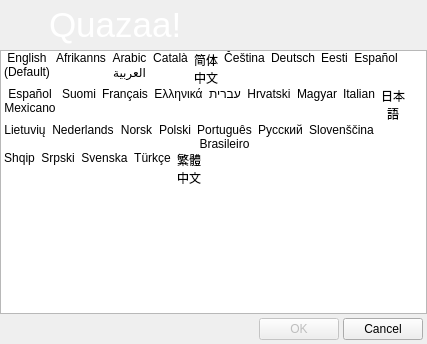
<?xml version="1.0" encoding="UTF-8"?>
<ui version="4.0">
 <class>DialogLanguage</class>
 <widget class="QDialog" name="DialogLanguage">
  <property name="windowModality">
   <enum>Qt::ApplicationModal</enum>
  </property>
  <property name="geometry">
   <rect>
    <x>0</x>
    <y>0</y>
    <width>427</width>
    <height>344</height>
   </rect>
  </property>
  <property name="minimumSize">
   <size>
    <width>427</width>
    <height>344</height>
   </size>
  </property>
  <property name="maximumSize">
   <size>
    <width>427</width>
    <height>344</height>
   </size>
  </property>
  <property name="windowTitle">
   <string>Select Language</string>
  </property>
  <property name="windowIcon">
   <iconset resource="Resource.qrc">
    <normaloff>:/Resource/Generic/Language.png</normaloff>:/Resource/Generic/Language.png</iconset>
  </property>
  <property name="autoFillBackground">
   <bool>true</bool>
  </property>
  <property name="modal">
   <bool>true</bool>
  </property>
  <layout class="QGridLayout" name="gridLayout_2">
   <property name="margin">
    <number>0</number>
   </property>
   <property name="spacing">
    <number>0</number>
   </property>
   <item row="0" column="0">
    <widget class="QFrame" name="frameCommonHeader">
     <property name="minimumSize">
      <size>
       <width>0</width>
       <height>50</height>
      </size>
     </property>
     <property name="maximumSize">
      <size>
       <width>16777215</width>
       <height>50</height>
      </size>
     </property>
     <property name="styleSheet">
      <string notr="true">background-image: url(:/Resource/HeaderBackground.png);</string>
     </property>
     <property name="frameShape">
      <enum>QFrame::NoFrame</enum>
     </property>
     <property name="frameShadow">
      <enum>QFrame::Raised</enum>
     </property>
     <layout class="QGridLayout" name="gridLayout_23">
      <property name="margin">
       <number>1</number>
      </property>
      <property name="spacing">
       <number>0</number>
      </property>
      <item row="0" column="0">
       <widget class="QLabel" name="labelLogo">
        <property name="minimumSize">
         <size>
          <width>48</width>
          <height>48</height>
         </size>
        </property>
        <property name="maximumSize">
         <size>
          <width>48</width>
          <height>48</height>
         </size>
        </property>
        <property name="styleSheet">
         <string notr="true">background-color: transparent;</string>
        </property>
        <property name="text">
         <string/>
        </property>
        <property name="pixmap">
         <pixmap resource="Resource.qrc">:/Resource/Quazaa48.png</pixmap>
        </property>
        <property name="scaledContents">
         <bool>true</bool>
        </property>
       </widget>
      </item>
      <item row="0" column="1">
       <widget class="QLabel" name="labelHeadertext">
        <property name="sizePolicy">
         <sizepolicy hsizetype="MinimumExpanding" vsizetype="Preferred">
          <horstretch>0</horstretch>
          <verstretch>0</verstretch>
         </sizepolicy>
        </property>
        <property name="styleSheet">
         <string notr="true">color: rgb(255, 255, 255);</string>
        </property>
        <property name="text">
         <string>&lt;!DOCTYPE HTML PUBLIC &quot;-//W3C//DTD HTML 4.0//EN&quot; &quot;http://www.w3.org/TR/REC-html40/strict.dtd&quot;&gt;
&lt;html&gt;&lt;head&gt;&lt;meta name=&quot;qrichtext&quot; content=&quot;1&quot; /&gt;&lt;style type=&quot;text/css&quot;&gt;
p, li { white-space: pre-wrap; }
&lt;/style&gt;&lt;/head&gt;&lt;body style=&quot; font-family:'MS Shell Dlg 2'; font-size:8.25pt; font-weight:400; font-style:normal;&quot;&gt;
&lt;p style=&quot; margin-top:0px; margin-bottom:0px; margin-left:0px; margin-right:0px; -qt-block-indent:0; text-indent:0px;&quot;&gt;&lt;span style=&quot; font-size:26pt;&quot;&gt;Quazaa!&lt;/span&gt;&lt;/p&gt;&lt;/body&gt;&lt;/html&gt;</string>
        </property>
       </widget>
      </item>
     </layout>
    </widget>
   </item>
   <item row="1" column="0">
    <widget class="QListWidget" name="listWidgetLanguages">
     <property name="viewMode">
      <enum>QListView::IconMode</enum>
     </property>
     <property name="wordWrap">
      <bool>true</bool>
     </property>
     <property name="currentRow">
      <number>-1</number>
     </property>
     <property name="sortingEnabled">
      <bool>false</bool>
     </property>
     <item>
      <property name="text">
       <string>English (Default)</string>
      </property>
      <property name="icon">
       <iconset resource="Resource.qrc">
        <normaloff>:/Resource/Languages/default-en.png</normaloff>:/Resource/Languages/default-en.png</iconset>
      </property>
     </item>
     <item>
      <property name="text">
       <string>Afrikanns</string>
      </property>
      <property name="icon">
       <iconset resource="Resource.qrc">
        <normaloff>:/Resource/Languages/default-af.png</normaloff>:/Resource/Languages/default-af.png</iconset>
      </property>
     </item>
     <item>
      <property name="text">
       <string>Arabic العربية</string>
      </property>
      <property name="icon">
       <iconset resource="Resource.qrc">
        <normaloff>:/Resource/Languages/default-ar.png</normaloff>:/Resource/Languages/default-ar.png</iconset>
      </property>
     </item>
     <item>
      <property name="text">
       <string>Català</string>
      </property>
      <property name="icon">
       <iconset resource="Resource.qrc">
        <normaloff>:/Resource/Languages/default-ca.png</normaloff>:/Resource/Languages/default-ca.png</iconset>
      </property>
     </item>
     <item>
      <property name="text">
       <string>简体中文</string>
      </property>
      <property name="icon">
       <iconset resource="Resource.qrc">
        <normaloff>:/Resource/Languages/default-chs.png</normaloff>:/Resource/Languages/default-chs.png</iconset>
      </property>
     </item>
     <item>
      <property name="text">
       <string>Čeština</string>
      </property>
      <property name="icon">
       <iconset resource="Resource.qrc">
        <normaloff>:/Resource/Languages/default-cz.png</normaloff>:/Resource/Languages/default-cz.png</iconset>
      </property>
     </item>
     <item>
      <property name="text">
       <string>Deutsch</string>
      </property>
      <property name="icon">
       <iconset resource="Resource.qrc">
        <normaloff>:/Resource/Languages/default-de.png</normaloff>:/Resource/Languages/default-de.png</iconset>
      </property>
     </item>
     <item>
      <property name="text">
       <string>Eesti</string>
      </property>
      <property name="icon">
       <iconset resource="Resource.qrc">
        <normaloff>:/Resource/Languages/default-ee.png</normaloff>:/Resource/Languages/default-ee.png</iconset>
      </property>
     </item>
     <item>
      <property name="text">
       <string>Español</string>
      </property>
      <property name="icon">
       <iconset resource="Resource.qrc">
        <normaloff>:/Resource/Languages/default-es.png</normaloff>:/Resource/Languages/default-es.png</iconset>
      </property>
     </item>
     <item>
      <property name="text">
       <string>Español Mexicano</string>
      </property>
      <property name="icon">
       <iconset resource="Resource.qrc">
        <normaloff>:/Resource/Languages/default-es-mx.png</normaloff>:/Resource/Languages/default-es-mx.png</iconset>
      </property>
     </item>
     <item>
      <property name="text">
       <string>Suomi</string>
      </property>
      <property name="icon">
       <iconset resource="Resource.qrc">
        <normaloff>:/Resource/Languages/default-fi.png</normaloff>:/Resource/Languages/default-fi.png</iconset>
      </property>
     </item>
     <item>
      <property name="text">
       <string>Français</string>
      </property>
      <property name="icon">
       <iconset resource="Resource.qrc">
        <normaloff>:/Resource/Languages/default-fr.png</normaloff>:/Resource/Languages/default-fr.png</iconset>
      </property>
     </item>
     <item>
      <property name="text">
       <string>Ελληνικά</string>
      </property>
      <property name="icon">
       <iconset resource="Resource.qrc">
        <normaloff>:/Resource/Languages/default-gr.png</normaloff>:/Resource/Languages/default-gr.png</iconset>
      </property>
     </item>
     <item>
      <property name="text">
       <string>עברית</string>
      </property>
      <property name="icon">
       <iconset resource="Resource.qrc">
        <normaloff>:/Resource/Languages/default-heb.png</normaloff>:/Resource/Languages/default-heb.png</iconset>
      </property>
     </item>
     <item>
      <property name="text">
       <string>Hrvatski</string>
      </property>
      <property name="icon">
       <iconset resource="Resource.qrc">
        <normaloff>:/Resource/Languages/default-sr.png</normaloff>:/Resource/Languages/default-sr.png</iconset>
      </property>
     </item>
     <item>
      <property name="text">
       <string>Magyar</string>
      </property>
      <property name="icon">
       <iconset resource="Resource.qrc">
        <normaloff>:/Resource/Languages/default-hu.png</normaloff>:/Resource/Languages/default-hu.png</iconset>
      </property>
     </item>
     <item>
      <property name="text">
       <string>Italian</string>
      </property>
      <property name="icon">
       <iconset resource="Resource.qrc">
        <normaloff>:/Resource/Languages/default-it.png</normaloff>:/Resource/Languages/default-it.png</iconset>
      </property>
     </item>
     <item>
      <property name="text">
       <string>日本語</string>
      </property>
      <property name="icon">
       <iconset resource="Resource.qrc">
        <normaloff>:/Resource/Languages/default-ja.png</normaloff>:/Resource/Languages/default-ja.png</iconset>
      </property>
     </item>
     <item>
      <property name="text">
       <string>Lietuvių</string>
      </property>
      <property name="icon">
       <iconset resource="Resource.qrc">
        <normaloff>:/Resource/Languages/default-lt.png</normaloff>:/Resource/Languages/default-lt.png</iconset>
      </property>
     </item>
     <item>
      <property name="text">
       <string>Nederlands</string>
      </property>
      <property name="icon">
       <iconset resource="Resource.qrc">
        <normaloff>:/Resource/Languages/default-nl.png</normaloff>:/Resource/Languages/default-nl.png</iconset>
      </property>
     </item>
     <item>
      <property name="text">
       <string>Norsk</string>
      </property>
      <property name="icon">
       <iconset resource="Resource.qrc">
        <normaloff>:/Resource/Languages/default-no.png</normaloff>:/Resource/Languages/default-no.png</iconset>
      </property>
     </item>
     <item>
      <property name="text">
       <string>Polski</string>
      </property>
      <property name="icon">
       <iconset resource="Resource.qrc">
        <normaloff>:/Resource/Languages/default-pl.png</normaloff>:/Resource/Languages/default-pl.png</iconset>
      </property>
     </item>
     <item>
      <property name="text">
       <string>Português Brasileiro</string>
      </property>
      <property name="icon">
       <iconset resource="Resource.qrc">
        <normaloff>:/Resource/Languages/default-pt-br.png</normaloff>:/Resource/Languages/default-pt-br.png</iconset>
      </property>
     </item>
     <item>
      <property name="text">
       <string>Pусский</string>
      </property>
      <property name="icon">
       <iconset resource="Resource.qrc">
        <normaloff>:/Resource/Languages/default-ru.png</normaloff>:/Resource/Languages/default-ru.png</iconset>
      </property>
     </item>
     <item>
      <property name="text">
       <string>Slovenščina</string>
      </property>
      <property name="icon">
       <iconset resource="Resource.qrc">
        <normaloff>:/Resource/Languages/default-sl-si.png</normaloff>:/Resource/Languages/default-sl-si.png</iconset>
      </property>
     </item>
     <item>
      <property name="text">
       <string>Shqip</string>
      </property>
      <property name="icon">
       <iconset resource="Resource.qrc">
        <normaloff>:/Resource/Languages/default-sq.png</normaloff>:/Resource/Languages/default-sq.png</iconset>
      </property>
     </item>
     <item>
      <property name="text">
       <string>Srpski</string>
      </property>
      <property name="icon">
       <iconset resource="Resource.qrc">
        <normaloff>:/Resource/Languages/default-hr.png</normaloff>:/Resource/Languages/default-hr.png</iconset>
      </property>
     </item>
     <item>
      <property name="text">
       <string>Svenska</string>
      </property>
      <property name="icon">
       <iconset resource="Resource.qrc">
        <normaloff>:/Resource/Languages/default-sv.png</normaloff>:/Resource/Languages/default-sv.png</iconset>
      </property>
     </item>
     <item>
      <property name="text">
       <string>Türkçe</string>
      </property>
      <property name="icon">
       <iconset resource="Resource.qrc">
        <normaloff>:/Resource/Languages/default-tr.png</normaloff>:/Resource/Languages/default-tr.png</iconset>
      </property>
     </item>
     <item>
      <property name="text">
       <string>繁體中文</string>
      </property>
      <property name="icon">
       <iconset resource="Resource.qrc">
        <normaloff>:/Resource/Languages/default-tw.png</normaloff>:/Resource/Languages/default-tw.png</iconset>
      </property>
     </item>
    </widget>
   </item>
   <item row="2" column="0">
    <layout class="QGridLayout" name="gridLayoutFooter">
     <property name="margin">
      <number>4</number>
     </property>
     <property name="spacing">
      <number>4</number>
     </property>
     <item row="0" column="0">
      <spacer name="horizontalSpacerFooter">
       <property name="orientation">
        <enum>Qt::Horizontal</enum>
       </property>
       <property name="sizeHint" stdset="0">
        <size>
         <width>40</width>
         <height>20</height>
        </size>
       </property>
      </spacer>
     </item>
     <item row="0" column="1">
      <widget class="QPushButton" name="pushButtonOK">
       <property name="enabled">
        <bool>false</bool>
       </property>
       <property name="text">
        <string>OK</string>
       </property>
      </widget>
     </item>
     <item row="0" column="2">
      <widget class="QPushButton" name="pushButtonCancel">
       <property name="text">
        <string>Cancel</string>
       </property>
      </widget>
     </item>
    </layout>
   </item>
  </layout>
 </widget>
 <resources>
  <include location="Resource.qrc"/>
 </resources>
 <connections/>
</ui>
